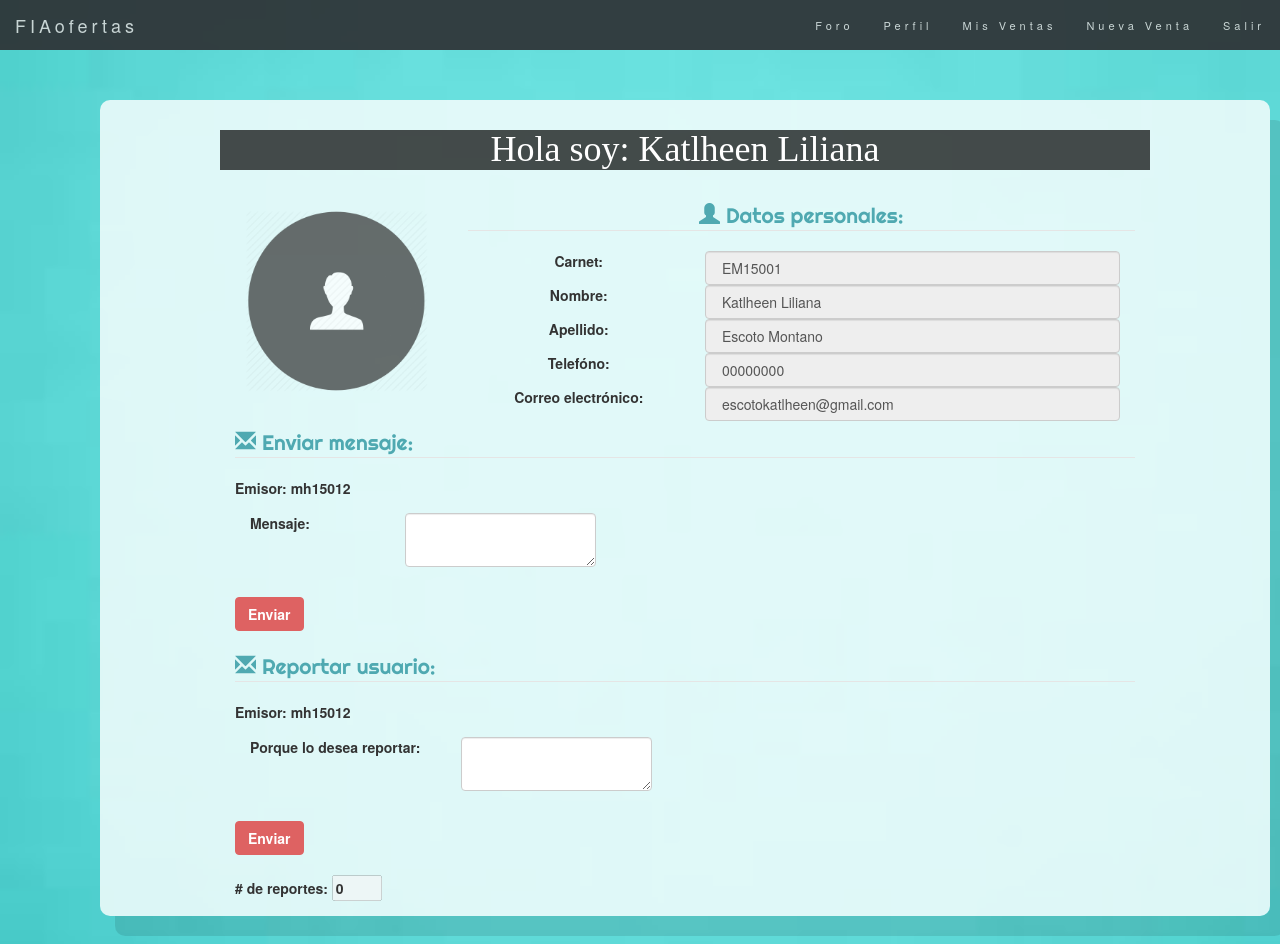
The app's page /10/ver_perfil/ (signed in) with its own data.
### venta/models.py (models this page shows)
class Vendedor(models.Model):
	carnet = models.CharField(max_length=7)
	nombre = models.CharField(max_length=50)
	apellido = models.CharField(max_length=50)
	telefono = models.CharField(max_length=10,blank=True)
	email = models.CharField(max_length=50, blank=True)
	password = models.CharField(max_length=10)
	image = models.ImageField(blank=True)
	genero = models.CharField(max_length=10, blank=True)
	user = models.ForeignKey(settings.AUTH_USER_MODEL)

class ReportarUsuario(models.Model):
	numeroReport = models.IntegerField(default=0,blank=True)
	usuarioReportado = models.ForeignKey(settings.AUTH_USER_MODEL)

### venta/views.py (the view)
# urls.py: url(r'^(?P<perfil_id>[0-9]+)/ver_perfil/$',views.ver_perfil, name='ver_perfil'),
def ver_perfil(request, perfil_id):
	perfil = get_object_or_404(User, pk= perfil_id)
	usuario = request.user
	try:
		if request.method=='POST':
			try:
				tipo = TipoReporte.objects.get(usuarioReportador=usuario)
				reportes = ReportarUsuario.objects.filter(usuarioReportado=perfil)
				context = {'perfil':perfil,'usuario':usuario,'reportes':reportes,'valor':'ya antes ha reportado a este usuario'}
				return render(request,'Main/ver_perfil.html',context)
			except (KeyError, TipoReporte.DoesNotExist):
				reporte = ReportarUsuario.objects.get(usuarioReportado=perfil)
				tipo = TipoReporte()
				tipo.tipo=request.POST.get('dato',None)
				tipo.usuarioReportador=usuario
				reporte.numeroReport = reporte.numeroReport+1
				reporte.save()
				tipo.reportes=reporte
				tipo.save()
		reportes = ReportarUsuario.objects.filter(usuarioReportado=perfil)
		context = {'perfil':perfil,'usuario':usuario,'reportes':reportes,}
		return render(request,'Main/ver_perfil.html',context)
	except (KeyError, perfil.DoesNotExist):
		return render(request, 'Main/404.html', {
		    	'error_message': "Tiene que seleccionar una respuesta",
		})
	else:
		return redirect('/')

### venta/templates/Main/ver_perfil.html (shortened to what this page needs)
{% extends "Base/base.html" %}
{% load staticfiles %}
{% block META %}
	<link rel="stylesheet" href="https://maxcdn.bootstrapcdn.com/bootstrap/3.3.7/css/bootstrap.min.css">
	<link rel="stylesheet" href="{% static "css/baseFIAofertas.css" %}"/>
	<link rel="stylesheet" href="{% static "css/edicionHistorial.css" %}"/>
	<link rel="stylesheet" href="{% static "css/ver_perfil.css" %}"/>
{% endblock %}
{% block Contenido %}
	<section class="container">
	{% for us in perfil.vendedor_set.all %}
		<div>
		<h1> Hola soy: {{us.nombre}}</h1>
		<br />
		<div class="col-sm-3 col-md-3">
   			{% if us.image %}
   			<img src="{{us.image.url}}" alt="no se puede mostrar imagen" class="img-rounded img-responsive image" width="300px" height="300px" />
   			{% else %}
   			<img src="{% static "imagenes/user.png" %}" alt="no se puede mostrar imagen" class="img-rounded img-responsive image" width="300px" height="300px" />
   			{% endif %}
   		</div>
		<div class="col-sm-9 col-md-9 text-center">
		<fieldset>
			<legend><i class="glyphicon glyphicon-user"></i> Datos personales:</legend>
				<div class="form-group">
					<label class="control-label col-sm-4" for="carnet">Carnet:</label>
					<div class="col-sm-8">
					    <input type="text" class="form-control" id="carnet" value=" {{us.carnet}} " disabled="">
				   	</div>
	 			</div>
				<div class="form-group">
					<label class="control-label col-sm-4" for="nombre">Nombre:</label>
					<div class="col-sm-8">
					    <input type="text" class="form-control" id="nombre" value=" {{us.nombre}} " disabled="">
				   	</div>
	 			</div>
				<div class="form-group">
					<label class="control-label col-sm-4" for="apellido">Apellido:</label>
					<div class="col-sm-8">
					    <input type="text" class="form-control" id="apellido" value=" {{us.apellido}} " disabled="">
				   	</div>
	 			</div>
				<div class="form-group">
					<label class="control-label col-sm-4" for="telefono">Telefóno:</label>
					<div class="col-sm-8">
					    <input type="text" class="form-control" id="telefono" value=" {{us.telefono}} " disabled="">
				   	</div>
	 			</div>
	 			<div class="form-group">
					<label class="control-label col-sm-4" for="correo">Correo electrónico:</label>
					<div class="col-sm-8">
					    <input type="text" class="form-control" id="correo" value=" {{us.email}} " disabled="">
				   	</div>
	 			</div>
		</fieldset>
		</div>
		<br />
	{% endfor %}
	{% if usuario.is_authenticated %}
		<div class="col-sm-12 col-md-12">
		<fieldset>
			<form class="form-inline" method="POST" action="{% url 'venta:message' perfil.id %}">
			<legend><i class="glyphicon glyphicon-envelope"></i> Enviar mensaje:</legend>
					    <label for="imagen_descargable">Emisor: {{usuario.username}} </label>
					    <p>
					    <div class="form-group">
					    	<label class="control-label col-sm-6">Mensaje:</label>
							<div class="col-sm-6">
					    		<textarea class="form-control" id="coment" name="coment" required="required"></textarea>
					    	</div>
					    </div>
					   	</p>
					  	<br>
	 				  	<input type="submit" class="btn" id="guardar" name="submit" value="Enviar"><br />
			</form>
		</fieldset>
		<br />
		</div>
		<div class="col-sm-12 col-md-12">
		<fieldset><form class="form-inline" method="POST" action="">
			<legend><i class="glyphicon glyphicon-envelope"></i> Reportar usuario:</legend>
					    <label for="imagen_descargable">Emisor: {{usuario.username}} </label>
					    <p>
					    <div class="form-group">
					    	<label class="control-label col-sm-6">Porque lo desea reportar:</label>
							<div class="col-sm-6">
					    		<textarea class="form-control" id="dato" name="dato" required="required"></textarea>
					    	</div>
					    </div>
					   	</p>
					  	<br>
	 				  	<input type="submit" class="btn" id="guardar" name="submit" value="Enviar"><br />
			</form>
			</fieldset>
			<br />
		</div>
		<div class="col-sm-12 col-md-12">
			{% for re in reportes %}
				<label># de reportes:  <input type="text" disabled="true" value="{{re.numeroReport}}" size="3px"> </label>
			{% endfor %}
		<br />
		</div>
	{% else %}
		<label>El usuario debe iniciar sesión para enviar mensajes.</label>
	</section>
	{% endif %}
{% endblock Contenido %}

### venta/templates/Base/base.html (shortened to what this page needs)
{% load staticfiles %}
<!DOCTYPE html>
<html>
<head>
	{% block META %}{% endblock META %}
</head>
<body>
	{% block Navegacion %}
	{% if user.is_authenticated %}
		{% for vendedor in user.vendedor_set.all %}
		<nav class="navbar navbar-default navbar-fixed-top">
			<div class="container-fluid">
			    <div class="navbar-header">
			      <a class="navbar-brand" href="/">FIAofertas</a>
			    </div>
			    <div class="collapse navbar-collapse" id="myNavbar">
			      <ul class="nav navbar-nav navbar-right">
			        <li><a href="/">Foro</a></li>
			        <li><a href="/perfil">Perfil</a></li>
			        <li><a href="/misventas">Mis Ventas</a></li>
			        <li><a href="/nuevoProducto">Nueva Venta</a></li>
			        <li><a href="/logout">Salir</a></li>
			      </ul>
			    </div>
			</div>
		</nav>
	   	{% endfor %}
	{% endif %}
	{% endblock Navegacion %}
	{% block Contenido %}
	{% endblock Contenido %}
</body>
</html>

### venta/static/css/baseFIAofertas.css (style rules this page uses)
body { background: url("../imagenes/fondo.jpg"); background-repeat: no-repeat; background-size: cover; background-attachment: fixed; }
.navbar { margin-bottom: 0; background-color: #2d2d30; border: 0; font-size: 11px !important; letter-spacing: 4px; opacity:0.9; }
.navbar li a, .navbar .navbar-brand { color: #d5d5d5 !important; }
.container { margin: 100px; padding: 10px 120px; height: 100%; overflow: auto; background: rgba(255, 255, 255, 0.8); border-radius: 10px; box-shadow:15px 20px 0px rgba(0,0,0,0.1); }

### venta/static/css/edicionHistorial.css (style rules this page uses)
h1 { font-family: 'Lobster-Regular',cursive; background-color: rgba(0,0,0,0.7); text-align: center; color: #fff; }
a { color: #000; }

### venta/static/css/ver_perfil.css (style rules this page uses)
.btn { background: #DE6262; color:#fff; font-weight:bold; border-color: #DE6262; }
legend { font-family: 'Righteous-Regular',cursive; color: #4FA9B1; }
.image { border: 10px solid transparent; margin-bottom: 25px; opacity: 0.7; }

### records on screen
Vendedor: nombre "Katlheen Liliana", carnet "EM15001", apellido "Escoto Montano", telefono "00000000", email "escotokatlheen@gmail.com"
ReportarUsuario: numeroReport "0"

### other values on screen
{{ usuario.username }} "mh15012"
